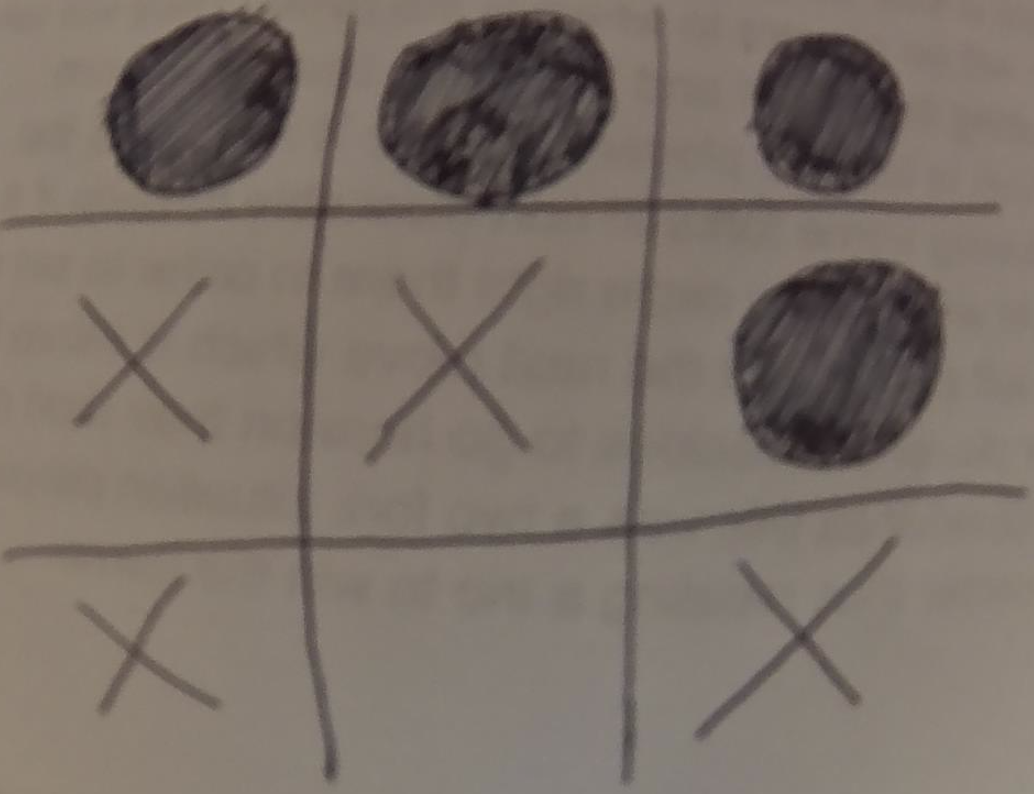
#> input picture Python/OpenCV/ttt.png, 1034 x 794 px
$ python cvision.py
#> lines starting #> are read from the running program, lines starting #| are printed output that depends on the picture; after the words box and inside, x2 and y2 are one past the last pixel; in counts of white or black regions, pixels touching at a corner belong together
### Python/OpenCV/virtualcam.py
import pyvirtualcam as pycam

def broadcast(frame):
    """Send a single BGR frame of both board displays to the virtual camera."""
    height, width = frame.shape[:2] # Dimensions for entire frame to be broadcasted

    # Make a virtual camera device with the frame dimensions
    with pycam.Camera(width=width, height=height, fps=30, fmt=pycam.PixelFormat.BGR) as vcam:
        print(f"\nBroadcasting to OBS: {vcam.device}")
        # Continuously send the frame to the live OBS feed until CTRL+C in terminal
        while True:
            try:
                vcam.send(frame)
                vcam.sleep_until_next_frame()
            except KeyboardInterrupt:
                print("\nStream stopped")
                break

### Python/OpenCV/file_selector.py
import tkinter as tk
from tkinter import filedialog

def get_image_path():
    """Opens a file picker and returns the selected file path"""
    root = tk.Tk()
    root.withdraw()
    return filedialog.askopenfilename(
        title="Select image of Tic Tac Toe board",
        filetypes=[("Image Files", "*.jpg *.jpeg *.png *.bmp")]
    )
#> the answer given: ttt.png

### Python/OpenCV/cvision.py
# from ultralytics import YOLO
import cv2 as cv
import numpy as np
import time
import os
from file_selector import get_image_path
from virtualcam import broadcast

def cell_dims(image):
    """Return width and height for each cell and ROI margins for a 3x3 grid over the image.
    Uses shape[:2] so it works on both grayscale (h, w) and color (h, w, 3) images."""
    height, width = image.shape[:2] # Using : only grabs the h and w of the shape
    cell_w, cell_h = width // 3, height // 3
    mx, my = int(cell_w * 0.3), int(cell_h * 0.3)
    return cell_w, cell_h, mx, my

def put_centered_text(image, text, center_x, center_y, scale, color, thickness):
    """Draws text centered on the point (center_x, center_y)"""
    (tw, th), _ = cv.getTextSize(text, cv.FONT_HERSHEY_SIMPLEX, scale, thickness)
    x = center_x - tw // 2   # shift left by half the text width to center it
    y = center_y + th // 2   # shift down by half the text height to center it
    cv.putText(image, text, (x, y), cv.FONT_HERSHEY_SIMPLEX, scale, color, thickness)

def load_and_threshold_image(filepath):
    """Read the image, greyscale it, then make it black and white.
    Returns both the original (color) image and the monochrome version."""
#> called with filepath = 'ttt.png'
    image = cv.imread(filepath)
#> image is the input picture: shape (794, 1034, 3); mean B, G, R 103.5, 111.9, 122.4
    grey_image = cv.cvtColor(image, cv.COLOR_BGR2GRAY)
    _, monochrome_image = cv.threshold(grey_image, thresh=110, maxval=255, type=cv.THRESH_BINARY_INV)
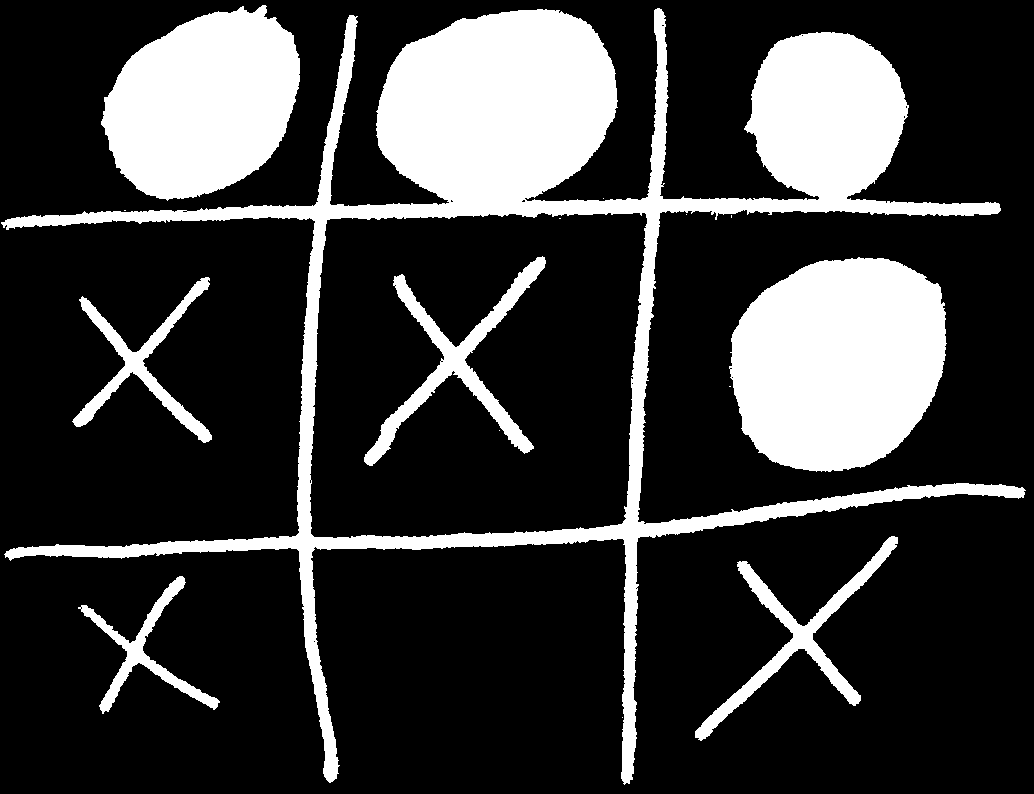
#> monochrome_image: shape (794, 1034); 22.7% white; 15 white regions (8 under 20 px), largest, box (x1, y1, x2, y2) and area: (1, 8, 1026, 785) 101983, (729, 257, 947, 472) 37058, (101, 5, 300, 201) 28112
    return image, monochrome_image

def process_board(monochrome_image):
    """Computer vision logic for analyzing and slicing the board into a 3x3 array"""
    # Calculate cell dimensions and make 3x3 array
    cell_w, cell_h, mx, my = cell_dims(monochrome_image)
#> cell_w = 344; cell_h = 264; mx = 103; my = 79
    board = np.full((3, 3), "-", dtype=str)

    # Nested loop to find contours of each cell to check for its contents (X/O/empty)
    print("\nExtent calculation results:")
    for row in range(3):
        for col in range(3):
            # Cell range of interest, this is the part of image that is analyzed
            x1, y1 = col * cell_w, row * cell_h
            x2, y2 = x1 + cell_w, y1 + cell_h
            cell_roi = monochrome_image[y1+my:y2-my, x1+mx:x2-mx]

            # Contours of the roi subimage
            cell_contours, _ = cv.findContours(cell_roi, cv.RETR_EXTERNAL, cv.CHAIN_APPROX_SIMPLE)

            # If length of current cell contour shape list is 0, cell is empty
            if len(cell_contours) == 0:
                board[row, col] = " "
            else:
                # Sort to get largest shape in cell
                cell_contours = sorted(cell_contours, key=cv.contourArea, reverse=True)
                contour = cell_contours[0]

                # Get the area of the shape in the cell (X/O), create its ROI (region of interest) within the cell
                area = cv.contourArea(contour)
                x, y, w, h = cv.boundingRect(contour)

                # Look at how much area the shape takes up in its ROI
                extent = area / (w * h) if (w * h) > 0 else 0

                # Print statement for debugging. This is to see what the computer sees
                print( f"\n({row}, {col}) - Extent: {extent:.2f}")
                time.sleep(0.2)

                # If the shape takes up over a certain amount of space, must be an O. Else, X
                if extent > 0.65:
                    board[row, col] = "O"
                else:
                    board[row, col] = "X"
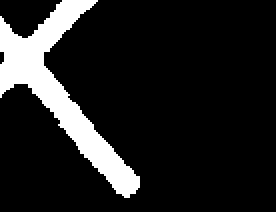
#> cell_roi: shape (106, 138) (shown 2 times larger); 12.7% white; 1 white region, box (x1, y1, x2, y2) and area: (0, 0, 70, 99) 1857
    print("\nBoard:\n", board)
#| Board:
#|  [['O' 'O' 'O']
#|  ['X' 'X' 'O']
#|  ['X' ' ' 'X']]
    time.sleep(1)
    return board

def game_result(board):
    """Checks 2D NumPy array for a winner, then a draw.
    Returns "X" or "O" for a winner, "Draw" for a draw,
    or None if the game isn't done."""
    # Build the 8 lines that can win: 3 rows, 3 columns, 2 diagonals
    lines = []
    for i in range(3):
        lines.append(board[i, :]) # row i
        lines.append(board[:, i]) # column i
#> after the loop, lines = 6 items
    lines.append(board.diagonal()) # top-left to bottom-right
    lines.append(np.fliplr(board).diagonal()) # top-right to bottom-left

    # A line wins if it isn't empty and all three cells match
    for line in lines:
        if line[0] != " " and line[0] == line[1] == line[2]:
            return line[0] # "X" or "O"
#> this loop made 1 pass

    # Must be draw if board is full and previous return statement wasn't triggered
    if " " not in board:
        return "Draw"

    # Otherwise the game is still in progress
    return None

def are_moves_left(board, result):
    """If there's no win/draw yet, uses result from game_result to return
    a list of (row, col) for every empty cell."""
    if result is not None:
        # Winner or draw: the game is over, so there are no moves to make
        return []

    # No winner and board not full: collect the coordinates of the empty cells
    empty_cells = []
    for row in range(3):
        for col in range(3):
            if board[row, col] == " ":
                empty_cells.append((row, col))
    return empty_cells

def show_result(original_image, result, empty_cells=()):
    """Pops up the original image with the game result drawn on it.
    If the game is unfinished, also labels each empty cell with its (row, col)."""
    display = original_image.copy()
    if result is None:
        text = "Game unfinished"
    elif result == "Draw":
        text = "Draw!"
    else:
        text = f"{result} wins!"

    # Center the title text horizontally near the top of the image
    (tw, th), _ = cv.getTextSize(text, cv.FONT_HERSHEY_SIMPLEX, 1.5, 3)
    x = (display.shape[1] - tw) // 2
    y = th + 20
    cv.putText(display, text, (x, y), cv.FONT_HERSHEY_SIMPLEX, 1.5, (0, 0, 255), 3)

    # Label each empty spot in the center of its cell
    cell_w, cell_h, _, _ = cell_dims(display)
    for (row, col) in empty_cells:
        cx = col * cell_w + cell_w // 2
        cy = row * cell_h + cell_h // 2
        put_centered_text(display, f"({row},{col})", cx, cy, 0.8, (0, 200, 0), 2)

    return display

def show_debug_view(monochrome_image, board):
    """For debugging: show the grid + cell ROIs on a color copy with detected X/O/empty drawn in"""
    cell_w, cell_h, mx, my = cell_dims(monochrome_image)

    debug_view = cv.cvtColor(monochrome_image, cv.COLOR_GRAY2BGR)
    for row in range(3):
        for col in range(3):
            # Finding dimensions for grid layout
            x1, y1 = col * cell_w, row * cell_h
            x2, y2 = x1 + cell_w, y1 + cell_h

            # Using dimensions to make board grid and ROI squares for each cell
            cv.rectangle(debug_view, (x1, y1), (x2, y2), (255, 0, 0), 2)
            cv.rectangle(debug_view, (x1+mx, y1+my), (x2-mx, y2-my), (0, 255, 0), 2)

            # Placing text at center of each cell to see what the computer saw (X, O, or empty)
            text = str(board[row, col])
            put_centered_text(debug_view, text, (x1 + x2) // 2, (y1 + y2) // 2, 1.0, (0, 0, 255), 2)

    return debug_view

if __name__ == "__main__":
    # Retrieves the inputted image from other file's function
    target_image = get_image_path()

    # Exit program if no image is inputted
    if not target_image:
        print("No valid file selected.")
        exit()

    # Load and threshold the image, then find X's and O's
    print(f"\nProcessing image: {os.path.basename(target_image)}")
    original_image, monochrome_image = load_and_threshold_image(target_image)
    current_board = process_board(monochrome_image)

    # Decide the outcome, then announce it (and any open spots) on the original image
    result = game_result(current_board)
#> result = 'O'
    empty_cells = are_moves_left(current_board, result)   # [] if the game is over
#> empty_cells = []

    # Make the game result frame of the board, and the debug frame. Then combine them
    result_frame = show_result(original_image, result, empty_cells)
#> in show_result, `text = f"{result} wins!"`: text = 'O wins!'
#> in show_result, `(tw, th), _ = cv.getTextSize(text, cv.FONT_HERSHEY_SIMPLEX, 1.5, 3)`: tw = 174; th = 34
#> in show_result, `x = (display.shape[1] - tw) // 2`: x = 430
#> in show_result, `y = th + 20`: y = 54
#> in show_result, `cv.putText(display, text, (x, y), cv.FONT_HERSHEY_SIMPLEX, 1.5, (0, 0,..`:
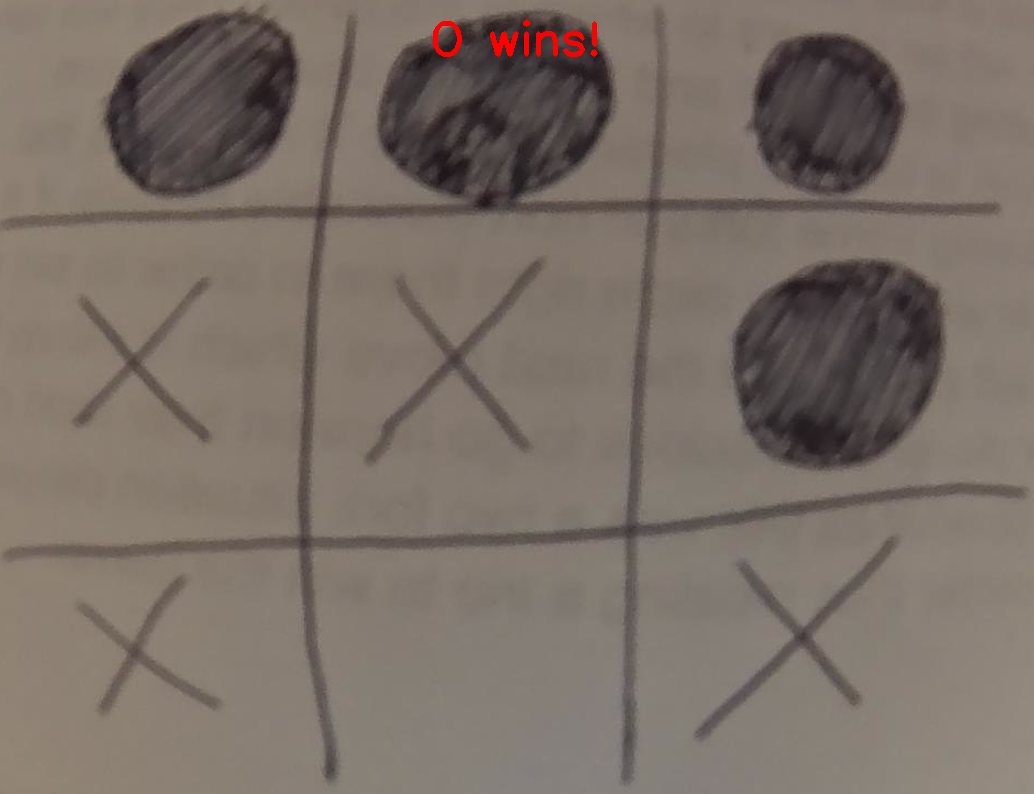
#> display: shape (794, 1034, 3); 0.22% of pixels changed, all inside (x1, y1, x2, y2) = (433, 19, 598, 57)
#> in show_result, `cell_w, cell_h, _, _ = cell_dims(display)`: cell_w = 344; cell_h = 264
    debug_frame = show_debug_view(monochrome_image, current_board)
#> in show_debug_view, `cell_w, cell_h, mx, my = cell_dims(monochrome_image)`: cell_w = 344; cell_h = 264; mx = 103; my = 79
#> after the loop in show_debug_view, `for row in range(3):`:
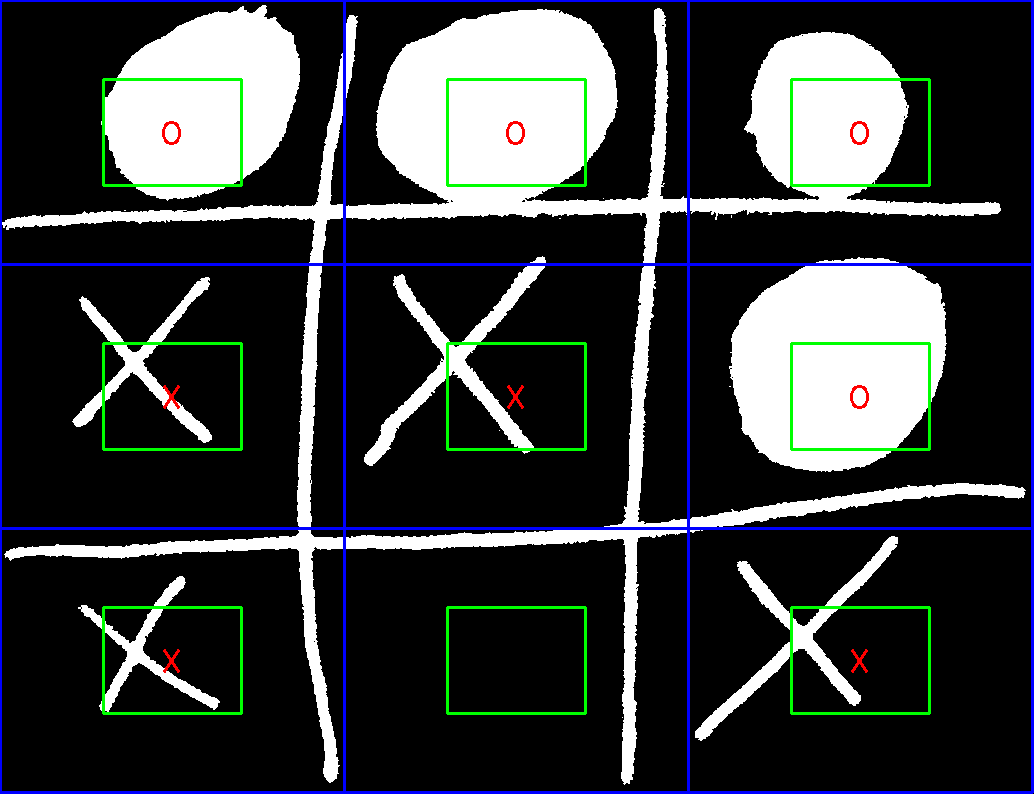
#> debug_view: shape (794, 1034, 3); mean B, G, R 62, 59.9, 56.2
    combined_frame = np.hstack((result_frame, debug_frame))
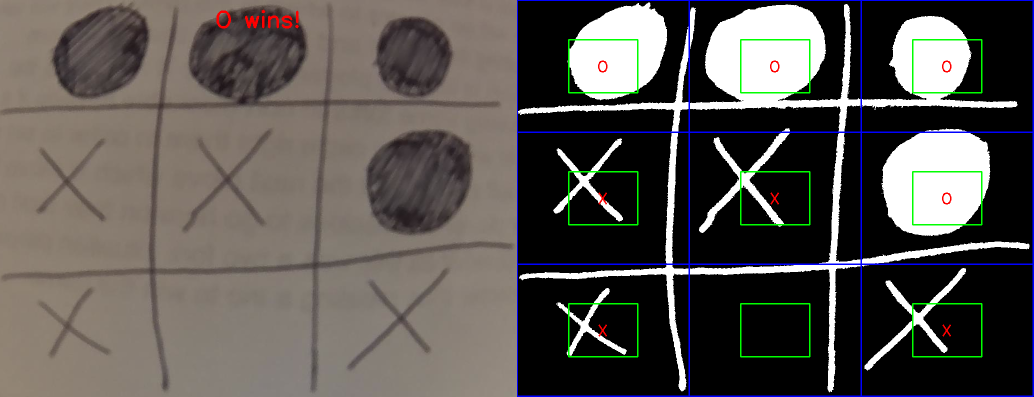
#> combined_frame: shape (794, 2068, 3) (shown at 1/2 size); mean B, G, R 82.7, 85.8, 89.5

    # Broadcast the combined frame to OBS Studio
    broadcast(combined_frame)
#> (the call stopped at in broadcast, `with pycam.Camera(width=width, height=height, fps=30, fmt=pycam.PixelF..`: pyvirtualcam is not available in this run)
